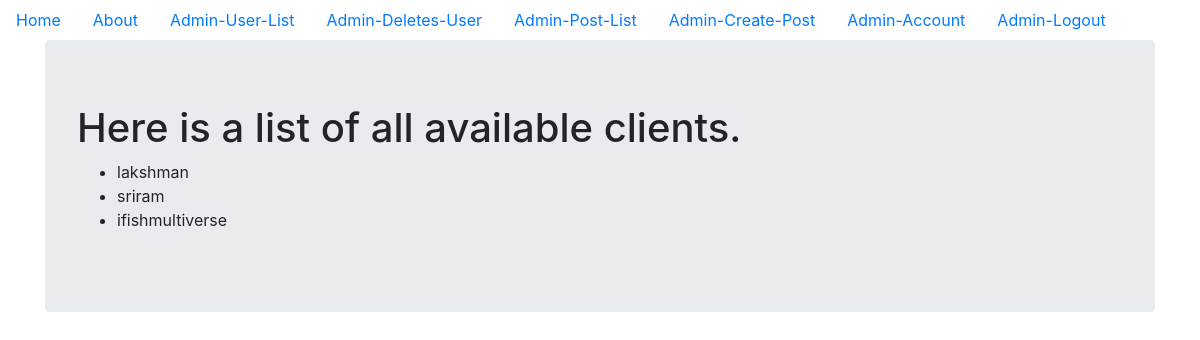
The app's page /admin_user_list (signed in), older data.
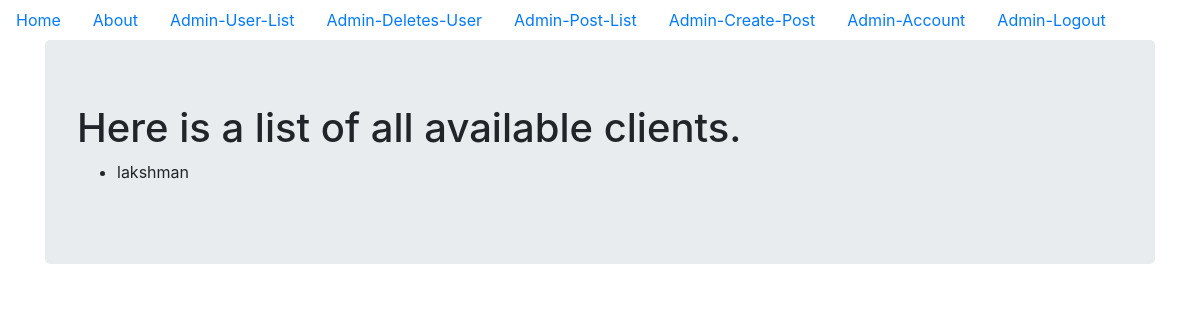
The same page, newer data.
### models.py (models this page shows, shortened)
class User(db.Model, UserMixin):
    __tablename__ = 'user_table'
    id = db.Column(db.Integer, primary_key = True)
    profile_image = db.Column(db.String(20), nullable=False, default='user_default_profile.jpg')
    email = db.Column(db.String(64), unique=True, index=True)
    username = db.Column(db.String(64), unique=True, index=True)
    password_hash = db.Column(db.String(128))
    posts = db.relationship('UserBlogPost', backref='user_author', lazy=True)
    admin_id = db.Column(db.Integer,db.ForeignKey('admin_table.id'), nullable=False)
    def __repr__(self):
        return f"{self.username}"

### admin_site/admin_blog_post/views.py (the view)
@admin_blog_post_bp.route('/admin_user_list')
@login_required
def admin_user_list():
    clients = User.query.all()
    return render_template('admin_user_list.html', clients=clients)

### models.py (called while the page is built)
@login_manager.user_loader
def load_user(user_id):
    user = User.query.get(user_id)
    if user:
        return user
    admin = Admin.query.get(user_id)
    if admin:
        return admin
    return None

### admin_site/templates/admin_user_list.html
{% extends "base.html" %}
{% block content %}
<div class="jumbotron">
  <h1>Here is a list of all available clients.</h1>
  <ul>
    {% for cli in clients  %}
    <li>{{cli}}</li>
    {% endfor %}
  </ul>
</div>
{% endblock %}

### templates/base.html (shortened to what this page needs)
<!DOCTYPE html>
<html lang="en" dir="ltr">
  <head>
    <link rel="stylesheet" href="https://maxcdn.bootstrapcdn.com/bootstrap/4.0.0/css/bootstrap.min.css">
  </head>
  <body>
    <ul class='nav'>
      <li class='nav-link'>
        <a href="{{url_for('home')}}">Home</a>
      </li>
      <li class='nav-link'>
        <a href="{{url_for('about')}}">About</a>
      </li>
      {% if current_user.is_authenticated %}
            {% if current_user.id == 0 %}
                  <li class='nav-link'>
                    <a href="{{url_for('admin_blog_post_bp.admin_user_list')}}">Admin-User-List</a>
                  </li>
                  <li class='nav-link'>
                    <a href="{{url_for('admin_blog_post_bp.admin_deletes_user')}}">Admin-Deletes-User</a>
                  </li>
                  <li class='nav-link'>
                    <a href="{{url_for('admin_blog_post_bp.admin_post_list')}}">Admin-Post-List</a>
                  </li>
                  <li class='nav-link'>
                    <a href="{{url_for('admin_blog_post_bp.admin_create_post')}}">Admin-Create-Post</a>
                  </li>
                  <li class='nav-link'>
                    <a href="{{url_for('admin_authentication_bp.admin_account')}}">Admin-Account</a>
                  </li>
                  <li class='nav-link'>
                    <a href="{{url_for('admin_authentication_bp.admin_logout')}}">Admin-Logout</a>
                  </li>
            {% endif %}
      {% endif %}
    </ul>
<div class="container">
  {% block content %}
  {% endblock %}
</div>
  </body>
</html>

Row changes from the older to the newer data that the page shows:
removed User: username "sriram"
removed User: username "ifishmultiverse"
